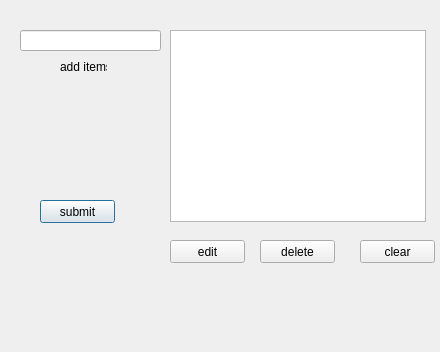
<?xml version="1.0" encoding="UTF-8"?>
<ui version="4.0">
 <class>Dialog</class>
 <widget class="QDialog" name="Dialog">
  <property name="geometry">
   <rect>
    <x>0</x>
    <y>0</y>
    <width>440</width>
    <height>352</height>
   </rect>
  </property>
  <property name="windowTitle">
   <string>Dialog</string>
  </property>
  <widget class="QLineEdit" name="lineEdit">
   <property name="geometry">
    <rect>
     <x>20</x>
     <y>30</y>
     <width>141</width>
     <height>21</height>
    </rect>
   </property>
  </widget>
  <widget class="QListWidget" name="listWidget">
   <property name="geometry">
    <rect>
     <x>170</x>
     <y>30</y>
     <width>256</width>
     <height>192</height>
    </rect>
   </property>
  </widget>
  <widget class="QPushButton" name="pushButton">
   <property name="geometry">
    <rect>
     <x>40</x>
     <y>200</y>
     <width>75</width>
     <height>23</height>
    </rect>
   </property>
   <property name="text">
    <string>submit</string>
   </property>
  </widget>
  <widget class="QLabel" name="label">
   <property name="geometry">
    <rect>
     <x>60</x>
     <y>60</y>
     <width>47</width>
     <height>13</height>
    </rect>
   </property>
   <property name="text">
    <string>add items</string>
   </property>
  </widget>
  <widget class="QPushButton" name="pushButton_2">
   <property name="geometry">
    <rect>
     <x>170</x>
     <y>240</y>
     <width>75</width>
     <height>23</height>
    </rect>
   </property>
   <property name="text">
    <string>edit</string>
   </property>
  </widget>
  <widget class="QPushButton" name="pushButton_3">
   <property name="geometry">
    <rect>
     <x>260</x>
     <y>240</y>
     <width>75</width>
     <height>23</height>
    </rect>
   </property>
   <property name="text">
    <string>delete</string>
   </property>
  </widget>
  <widget class="QPushButton" name="pushButton_4">
   <property name="geometry">
    <rect>
     <x>360</x>
     <y>240</y>
     <width>75</width>
     <height>23</height>
    </rect>
   </property>
   <property name="text">
    <string>clear</string>
   </property>
  </widget>
  <widget class="QLabel" name="label_2">
   <property name="geometry">
    <rect>
     <x>40</x>
     <y>310</y>
     <width>51</width>
     <height>21</height>
    </rect>
   </property>
   <property name="text">
    <string/>
   </property>
  </widget>
 </widget>
 <resources/>
 <connections/>
</ui>
